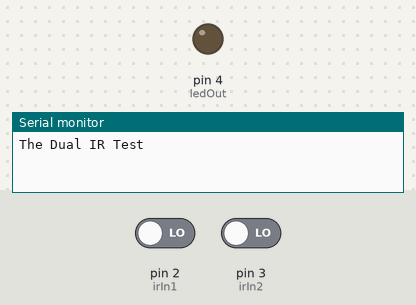
A sketch run on a simulated Arduino Uno, built with avr-gcc and run on an emulated ATmega328P. On the bench: output pins drawn as LEDs (lit = HIGH), the last lines printed to the serial monitor. The inputs (shaded band) are chosen by the test bench; at power-on: pin 2 (irIn1) LOW, pin 3 (irIn2) LOW.

Above: at 1.2 s.
1.3 s: pin 2 (irIn1) driven HIGH
At 1.8 s:
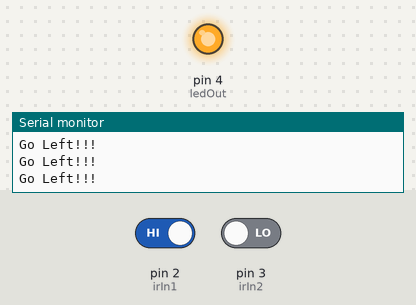
2.8 s: pin 2 (irIn1) driven LOW
At 3.1 s:
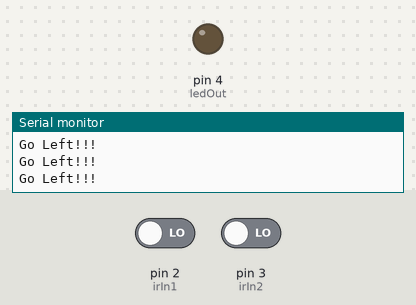
4.3 s: pin 3 (irIn2) driven HIGH
At 5.3 s:
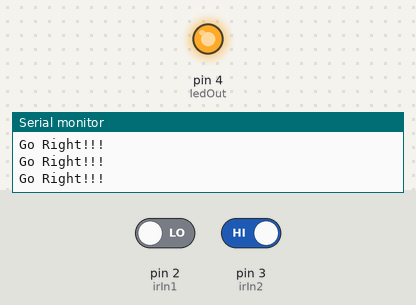
6.2 s: pin 3 (irIn2) driven LOW
At 7.0 s:
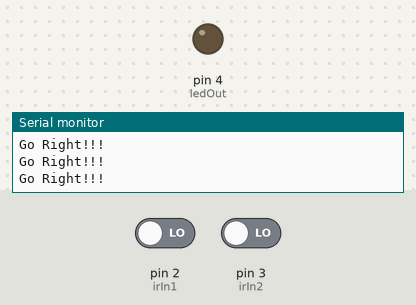
7.7 s: pin 2 (irIn1) driven HIGH and pin 3 (irIn2) driven HIGH
At 9.1 s:
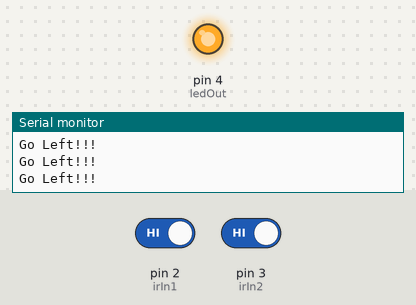
Timing chart, 0 to 10.7 s (numbered marks = the images above; inputs shaded):
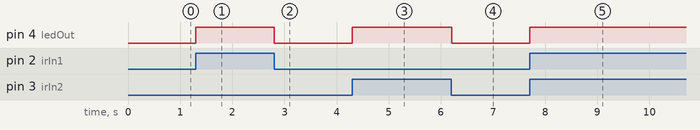

Measured:
- after the input at 1.3 s, pin 4 (ledOut): LOW → HIGH at once
- after the input at 2.8 s, pin 4 (ledOut): HIGH → LOW at once
- after the input at 4.3 s, pin 4 (ledOut): LOW → HIGH at once
- after the input at 6.2 s, pin 4 (ledOut): HIGH → LOW at once
- after the input at 7.7 s, pin 4 (ledOut): LOW → HIGH at once

The sketch:

IRLeftRightTest.ino
```cpp
int irIn1 = 2;
int irIn2 = 3;
int ledOut = 4;

void setup() {
  pinMode(irIn1, INPUT);
  pinMode(irIn2, INPUT);
  pinMode(ledOut, OUTPUT);
  Serial.begin(9600);
  Serial.println("The Dual IR Test");

}

void loop() {
  int a = digitalRead(irIn1);
  int b = digitalRead(irIn2);
  if (a>0){
    digitalWrite(ledOut, HIGH);
    Serial.println("Go Left!!!");
    }
  else if (b>0) {
    digitalWrite(ledOut, HIGH);
    Serial.println("Go Right!!!");
    }
  else if (a>0 && b>0){
    Serial.println("STOP!");
    digitalWrite(ledOut, HIGH);
    delay(1000);
    digitalWrite(ledOut, LOW);}
  else{
    digitalWrite(ledOut, LOW);
    }

}
```
